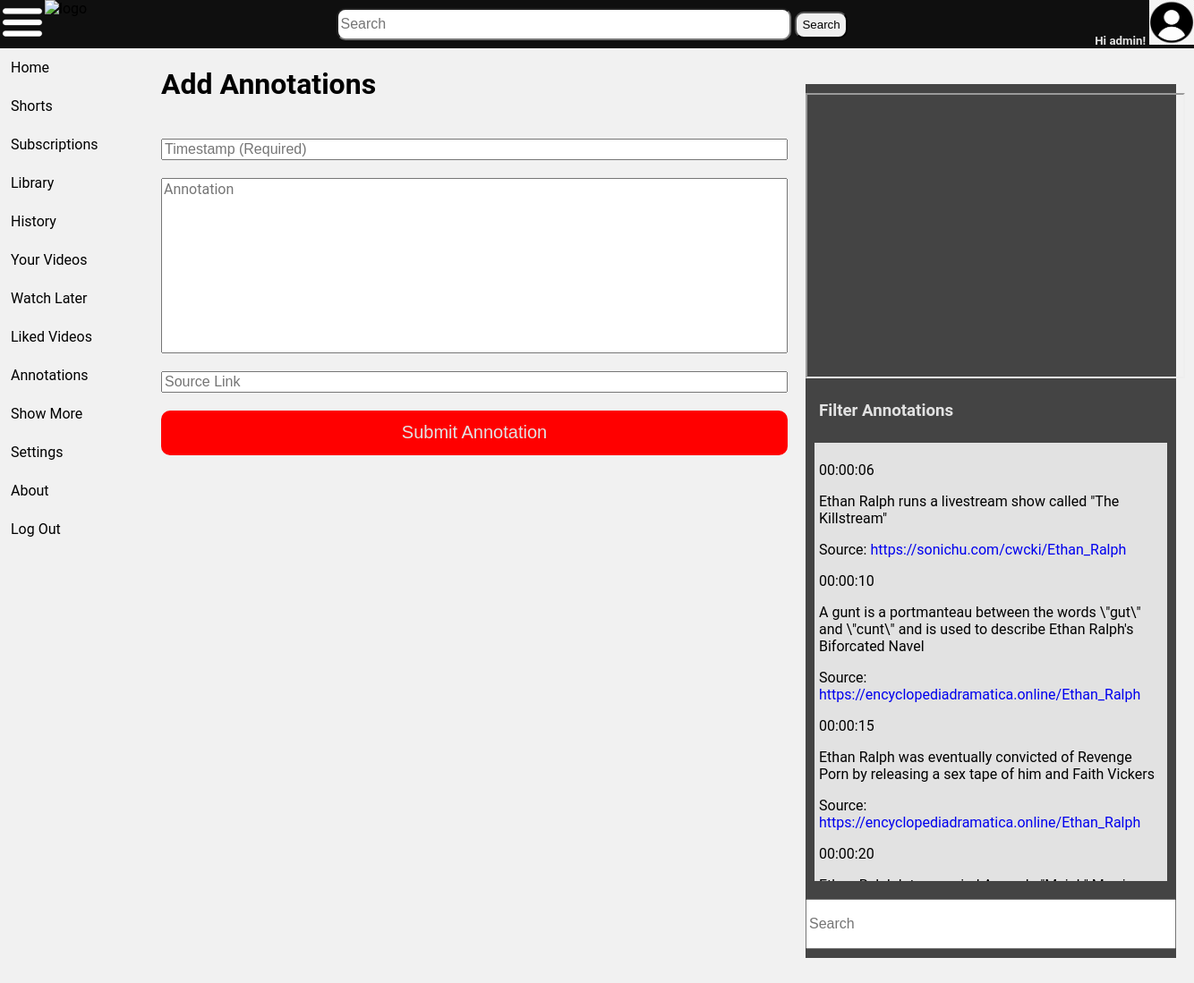
Page /addAnnotation (signed in) on the committed database.
### annotationapp/models.py (models this page shows)
class annotation (models.Model):
    timestamp = models.CharField(max_length=8)
    annotation = models.TextField(blank=False)
    citation = models.CharField(max_length=255)
    author = models.ForeignKey(newUsers, on_delete=models.CASCADE)

### annotationapp/views.py (the view, shortened to what this page needs)
# urls.py: path('addAnnotation', views.addAnnotation, name='addAnnotation'),
def addAnnotation(request):
    annotations = annotation.objects.all().order_by("timestamp")
    return render(request,"addAnnotation.html", {"annotations": annotations})

### annotationapp/context.py (called while the page is built)
def get_annotations(request):
    return {"annotations": ANNOTATIONS}

def get_chats(request):
    return {"chats": CHAT}

### annotationapp/templates/addAnnotation.html (shortened to what this page needs)
{% extends "base1.html" %}
{% block centerFeed %}
{% if user.is_authenticated %}
<h1>Add Annotations</h1>
<form class="annotationTextboxes" method="post">
  <input type="text" id="timestampField" name="timestamp" required pattern="^[0-6][0-9]:[0-6][0-9]:[0-6][0-9]$" placeholder="Timestamp (Required)" />
  <textarea id="annotationField" rows="10" name="annotation" placeholder="Annotation" required minlength="10" maxlength="500"></textarea>
  <input type="text" id="sourceLink" name="citation" required pattern="^(http)[s]?(:\/\/)(.{1,100})$" placeholder="Source Link" />
  <button id="submitAnnoBtn" type="submit" value="Submit">Submit Annotation</button>
</form>
{% else %}
<div id="noLogin">
  <h1>You must be logged in to add annotations.</h1>
  <h3>Click <a href="{% url 'login' %}">here</a> to log in!</h3>
</div>
{% endif %} {% endblock %}
{% block rightnav %} {% if user.is_authenticated %}
<div class="rightnav">
  <iframe width="420" height="315" src="https://www.youtube.com/embed/zCO7p_Ov_9w"> </iframe>
  <h3 id="referenceTitle"><b>Filter Annotations</b></h3>
  <div id="panel">
    {% for value in annotations %}
    <p>{{ value.timestamp }}</p>
    <p>{{ value.annotation }}<br /></p>
    <p>Source: <a href="{{ value.citation }}">{{ value.citation }}</a></p>
    {% endfor %}
  </div>
  <form class="liveSearch" method="post">
    <input type="text" name="query" id="annotationSearch" placeholder="Search" onkeyup="liveSearch()" />
  </form>
</div>
{% endif %} {% endblock %}

### annotationapp/templates/base1.html (shortened to what this page needs)
{% load static %}
<!DOCTYPE html>
<html lang="en">
  <head>
    <link href="/static/css/stylesheet.css?{% now 'U' %}" rel="stylesheet" type="text/css" />
  </head>
  <body>
    <div class="header">
      <img src="{% static 'images/menu.png' %}" id="menuToggle" alt="hamburger" />
      <img src="{% static 'images/favicon.png' %}" alt="logo" />
      <div class="center">
        <input type="text" id="searchbar" placeholder="Search" />
        <button id="searchbtn">Search</button>
      </div>
      <div class="right">
        {% if user.is_authenticated %}
        <h5>Hi {{ user.username }}!</h5>
        {% else %}
        <h5><a href="{% url 'login' %}">Log in Here!</a></h5>
        {% endif %}
        <a href="{% url 'login' %}"><img src="{% static 'images/profile.png' %}" alt="profile" /></a>
      </div>
    </div>
    <div id="sidenav">
      <ul class="navi">
        <li>Home</li>
        <li>Shorts</li>
        <li>Subscriptions</li>
        <li>Library</li>
        <li>History</li>
        <li>Your Videos</li>
        <li>Watch Later</li>
        <li>Liked Videos</li>
        <li><a href="{% url 'annotationList' %}">Annotations</a></li>
        <li>Show More</li>
      </ul>
      <ul class="about">
        <li>Settings</li>
        <li>About</li>
        <li><a href="{% url 'logout' %}">Log Out</a></li>
      </ul>
    </div>
    <div class="mainBody">
      <div class="content">{% block centerFeed %} {% endblock %}</div>
      {% block rightnav %} {% endblock %}
    </div>
  </body>
</html>

### static/css/stylesheet.css (style rules this page uses)
body { font-family: Roboto, Noto, Arial, Helvetica, sans-serif; margin: 0; background-color: #f1f1f1; }
a { text-decoration: none; }
.mainBody { display: flex; flex-direction: row; align-content: flex-start; }
.header { display: flex; background-color: #0f0f0f; width: 100%; margin-top: auto; margin-bottom: auto; }
.header .center { display: inline; margin: 0 auto; margin-top: auto; margin-bottom: auto; }
.header .right { display: inline; float: right; }
.header .right h5 { display: inline; color: #e2e2e2; }
.header .right a, .header .right a:hover, .header .right a:active { color: #e2e2e2; text-decoration: none; }
#searchbar { border-radius: 10px; height: 30px; width: 500px; font-size: 16px; }
#searchbtn { border-radius: 10px; height: 30px; }
.header img { width: 50px; height: 50px; }
#sidenav { list-style-type: none; margin: 0; padding: 0; float: left; display: flex; flex-direction: column; height: 100%; justify-content: flex-end; }
.navi, .about { list-style-type: none; margin: 0; padding: 0; flex-direction: column; width: 10em; }
#sidenav li { padding: 12px; font-size: 16px; }
#sidenav li a { color: black; text-decoration: none; }
.about { margin-top: auto; }
.content { display: flex; margin: 0; padding: 0; flex-direction: column; margin-left: 20px; width: 60em; }
.rightnav { display: flex; margin: 40px 20px 20px 20px; padding: 0; background-color: #444444; float: right; flex: 50%; width: 400px; flex-direction: column; height: 100%; }
#panel { background-color: #e2e2e2; margin: 10px 10px 10px 10px; padding: 5px 5px 5px 5px; height: 30em; overflow-y: scroll; }
.annotationTextboxes { width: 700px; display: flex; flex-direction: column; }
.annotationTextboxes input { margin: 20px 0px 20px 0px; font-size: 16px; }
.annotationTextboxes textarea { font-size: 16px; font-family: Roboto, Noto, Arial, Helvetica, sans-serif; }
#annotationField { resize: none; }
#submitAnnoBtn { height: 50px; background-color: red; border-style: none; color: #e2e2e2; font-size: 20px; border-radius: 10px; }
.rightnav iframe { margin: 10px auto 10px auto; }
#referenceTitle { color: #e2e2e2; margin: 10px 10px 10px 10px; padding: 5px 5px 5px 5px; }
#annotationSearch { font-size: 16px; width: 98%; margin: 10px auto 10px auto; height: 50px; }

### rows in the picture
annotation: timestamp "00:00:06", annotation "Ethan Ralph runs a livestream show called \"The Killstream\"", citation "https://sonichu.com/cwcki/Ethan_Ralph"
annotation: timestamp "00:00:10", annotation "A gunt is a portmanteau between the words \\\"gut\\\" and \\\"cunt\\\" and is used to describe Ethan Ralph's Biforcated Navel", citation "https://encyclopediadramatica.online/Ethan_Ralph"
annotation: timestamp "00:00:15", annotation "Ethan Ralph was eventually convicted of Revenge Porn by releasing a sex tape of him and Faith Vickers", citation "https://encyclopediadramatica.online/Ethan_Ralph"
annotation: timestamp "00:00:20"

### other values in the picture
{{ user.username }} "admin"
